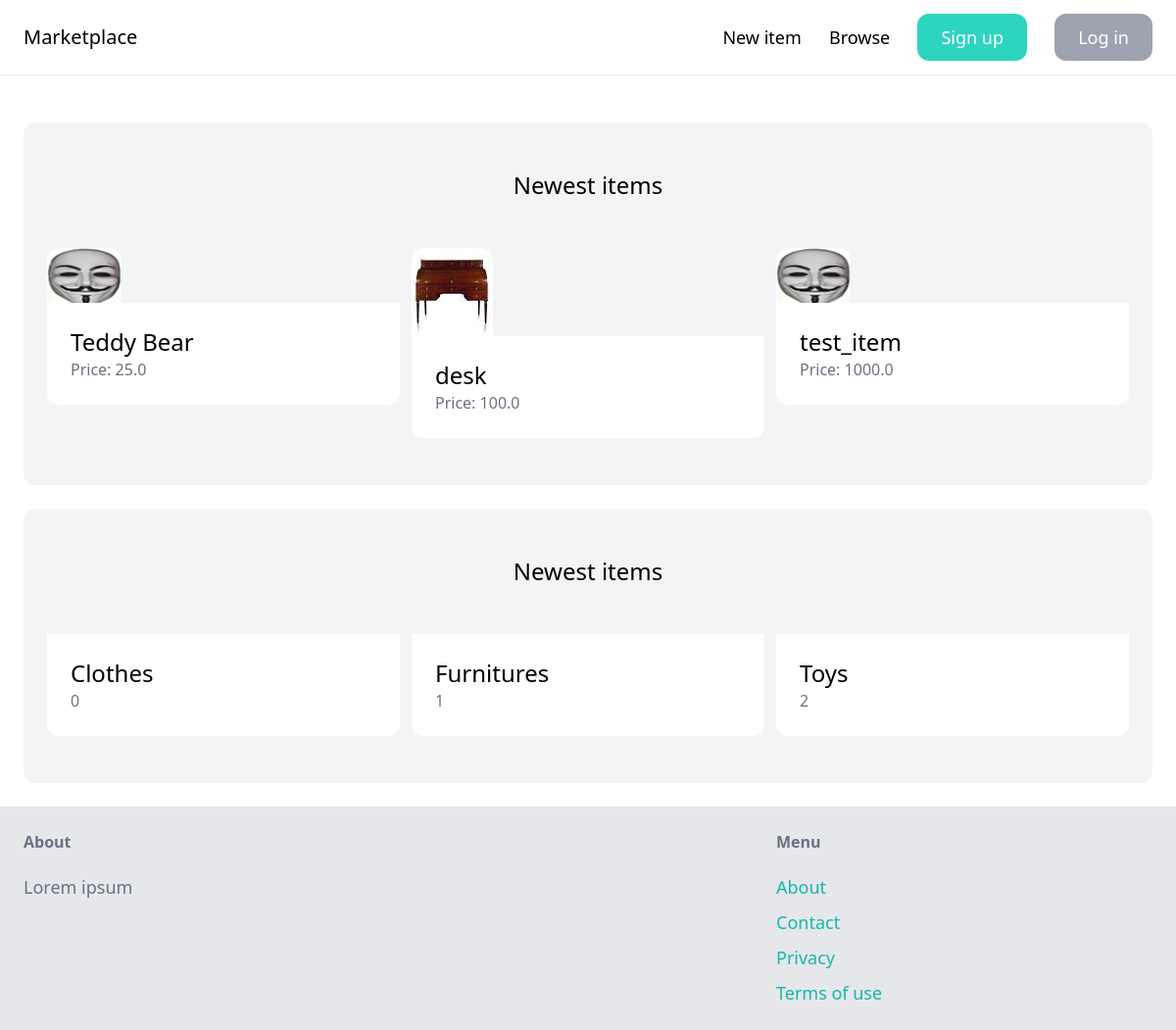
Before: / with the older database file.
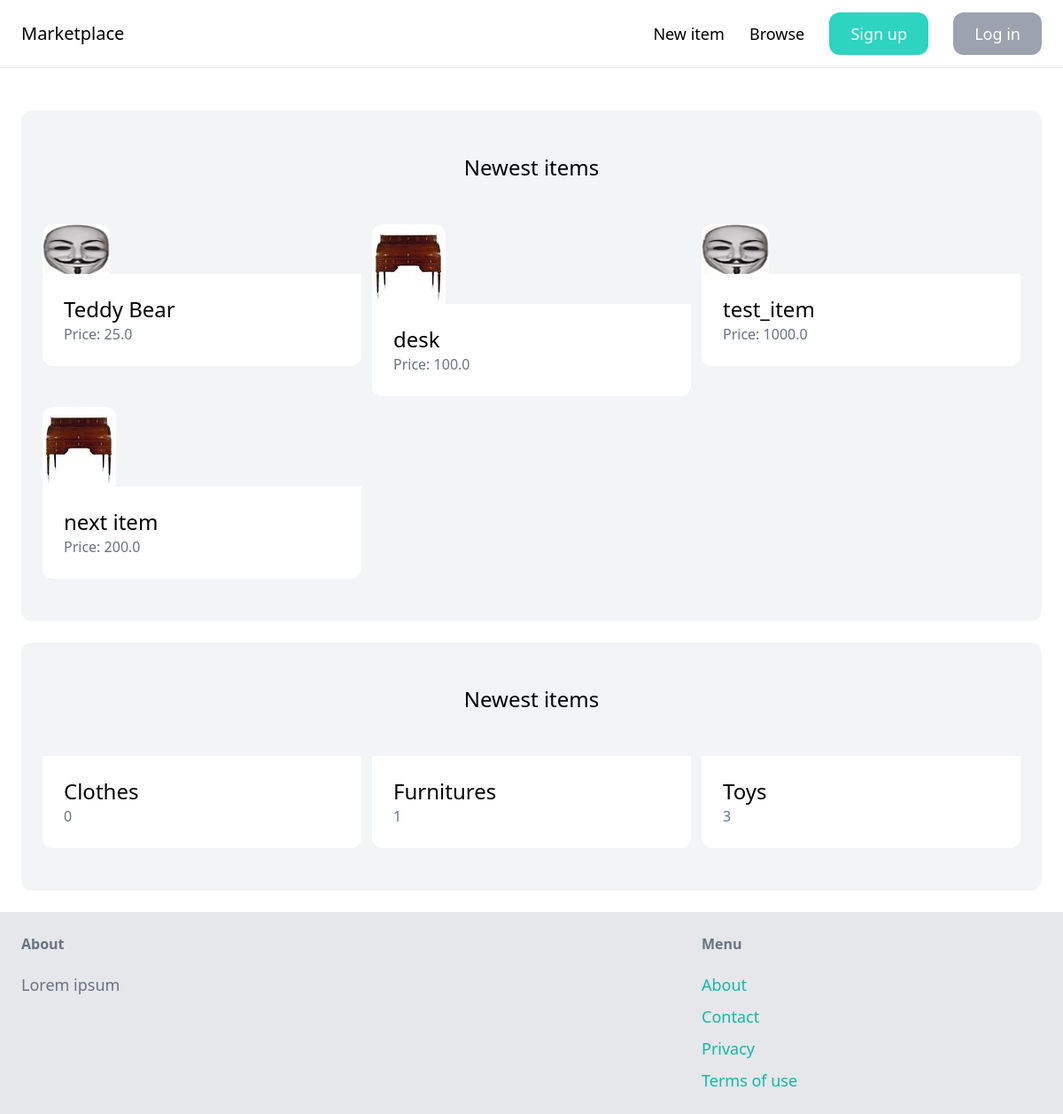
After: the same page with the newer database file.
### item/models.py (models this page shows, shortened)
class Item(models.Model):
    name = models.CharField(max_length=256)
    category = models.ForeignKey(Category, related_name='items', on_delete=models.CASCADE)
    description = models.TextField(blank=True, null=True)
    price = models.FloatField()
    image = models.ImageField(upload_to='item_images', blank=True, null=True)
    is_sold = models.BooleanField(default=False)
    created_at = models.DateField(auto_now_add=True)
    created_by = models.ForeignKey(User, related_name='items', on_delete=models.CASCADE)

class Category(models.Model):
    name = models.CharField(max_length=255)
    class Meta:
        ordering = ('name',)
        verbose_name_plural = 'Categories'

### core/views.py (the view)
# urls.py: path('', index, name='index'),
def index(request):
    items = Item.objects.filter(is_sold=False)[:6]  # first six elements
    categories = Category.objects.all()
    return render(request, 'index.html',
                  {
                      'categories': categories,
                      'items': items
                  })

### templates/index.html (shortened to what this page needs)
{% extends 'base.html' %}
{% block content %}
    <div class="mt-6 px-6 py-12 bg-gray-100 rounded-xl">
        <h2 class="mb-12 text-2xl text-center">Newest items</h2>
        <div class="grid grid-cols-3 gap-3">
            {% for item in items %}
                <div>
                    <a href="{% url 'item:detail' item.id %}">
                        <div>
                            <img src="{{ item.image.url }}" class="rounded-t-xl">
                        </div>
                        <div class="p-6 bg-white rounded-b-xl">
                            <h2 class="text-2xl">{{ item.name }}</h2>
                            <p class="text-gray-500">Price: {{ item.price }}</p>
                        </div>
                    </a>
                </div>
            {% endfor %}
        </div>
    </div>
    <div class="mt-6 px-6 py-12 bg-gray-100 rounded-xl">
        <h2 class="mb-12 text-2xl text-center">Newest items</h2>
        <div class="grid grid-cols-3 gap-3">
            {% for category in categories %}
                <div>
                    <a href="#">
                        <div class="p-6 bg-white rounded-b-xl">
                            <h2 class="text-2xl">{{ category.name }}</h2>
                            <p class="text-gray-500">{{ category.items.count }}</p>
                        </div>
                    </a>
                </div>
            {% endfor %}
        </div>
    </div>
{% endblock %}

### templates/base.html (shortened to what this page needs)
<!DOCTYPE html>
<html lang="en">
<head>
    <script src="https://cdn.tailwindcss.com"></script>
</head>
<body>
    <nav class="py-6 px-6 flex justify-between items-center border-b border-gray-200">
        <a href="/" class="text-xl fond-semibold">Marketplace</a>
        <div class="space-x-6">
            <a href="{% url 'item:new' %}" class="text-lg fond-bold hover:text-gray-500">New item</a>
            <a href="#" class="text-lg fond-bold hover:text-gray-500">Browse</a>
            {% if request.user.is_authenticated %}
                <a href="#" class="px-6 py-3 text-lg bg-teal-400 text-white rounded-xl hover:bg-teal-500">Inbox</a>
                <a href="{% url 'dashboard:index' %}" class="px-6 py-3 text-lg bg-gray-400 text-white rounded-xl hover:bg-gray-500">Dashboard</a>
            {% else %}
                <a href="{% url 'core:signup' %}" class="px-6 py-3 text-lg bg-teal-400 text-white rounded-xl hover:bg-teal-500">Sign up</a>
                <a href="{% url 'core:login' %}" class="px-6 py-3 text-lg bg-gray-400 text-white rounded-xl hover:bg-gray-500">Log in</a>
            {% endif %}
        </div>
    </nav>
    <div class="px-6 py-6">
        {% block content %}
        {% endblock %}
    </div>
    <footer class="py-6 px-6 flex justify-between bg-gray-200">
        <div class="w-2/3 pr-10">
            <h3 class="mb-5 font-bold text-gray-500">About</h3>
            <p class="text-lg text-gray-500">Lorem ipsum</p>
        </div>
        <div class="w-1/3">
            <h3 class="mb-5 font-bold text-gray-500">Menu</h3>
            <ul class="space-y-2">
                <li><a href="#" class="text-lg text-teal-500 hover:text-teal-700">About</a></li>
                <li><a href="{% url 'core:contact_name' %}" class="text-lg text-teal-500 hover:text-teal-700">Contact</a></li>
                <li><a href="#" class="text-lg text-teal-500 hover:text-teal-700">Privacy</a></li>
                <li><a href="#" class="text-lg text-teal-500 hover:text-teal-700">Terms of use</a></li>
            </ul>
        </div>
    </footer>
</body>
</html>

Changed rows visible on the page:
added Item: image (picture), name "next item", price "200.0"
computed for Category "Toys": items.count "2" → "3"
